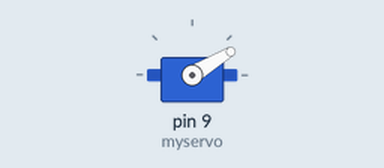
This sketch was run on a simulated Arduino Uno, built with avr-gcc and run on an emulated ATmega328P. Shown: servo.

Above: at 0.05 s.
At 3.0 s:
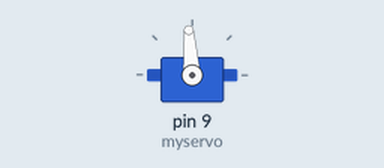
At 6.0 s:
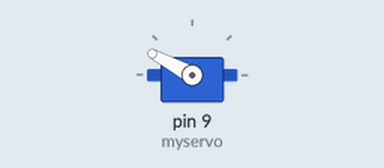
Timing chart, 0 to 7.8 s (numbered marks = the images above):
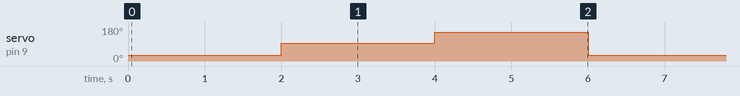

The sketch:

servo_control.ino
```cpp
// Servo - Version: Latest
#include <Servo.h>
//31, 94, 152
Servo myservo;
int pos=0;

void setup() {
  myservo.attach(9);
}

void loop() {
    myservo.write(31);
  delay(2000);
    myservo.write(94);
  delay(2000);
    myservo.write(152);
  delay(2000);
}
```

Measured:
- by itself, servo on pin 9 (myservo): repeats every 6.0 s: 152° 2.0 s, 31° 2.0 s, 94° 2.0 s
